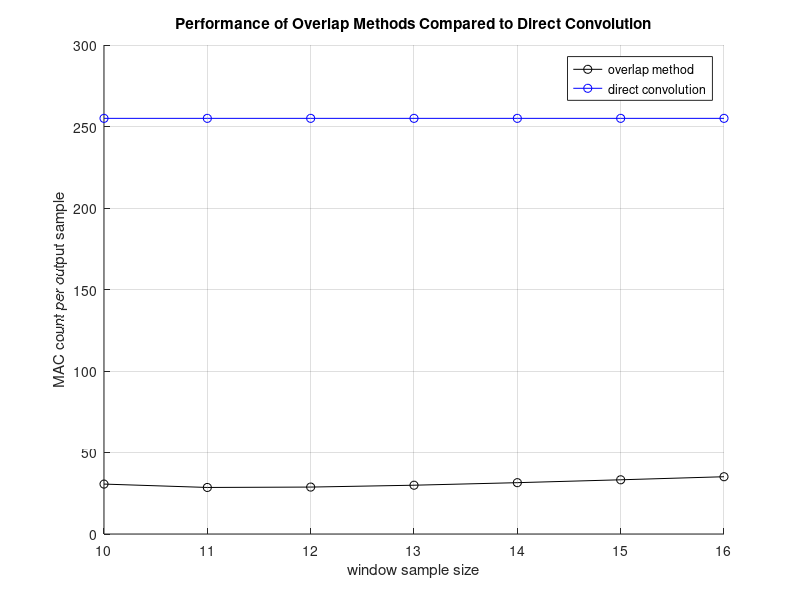

Write the MATLAB code that produced this figure. (Note: this script raises an error after producing the figure.)
%% varying window size

M = 255;
hold on
exponents = 10:16;
mac_count_overlap = zeros(1, length(exponents));

for k = 1:length(exponents)
    N = 2^exponents(k);
    mac_count_overlap(k) = (N+2*N*(log2(4*N)-1))/(N-M);
end
M_array = M*ones(1, length(exponents));
plot(exponents, mac_count_overlap, 'ko-')
plot(exponents, M_array, 'bo-')
grid on
legend('overlap method', 'direct convolution')
ylabel('MAC count per output sample')
xlabel('window sample size')
title('Performance of Overlap Methods Compared to Direct Convolution')
xtickformat('2^{%2d}')

%% varying UPR length
hold on
exponents = 11:16;
mac_count_overlap = zeros(1, length(exponents));

datamap = zeros(100, length(exponents));
for k = 1:length(exponents)
    for frc = 1:100
        N = 2^exponents(k);
        M = N*frc/100;
        datamap(frc, k) = (N+2*N*(log2(4*N)-1))/(N-M);
    end
end
datamap_log = 10*log10(datamap./max(datamap));
M_array = M*ones(1, length(exponents));d
imagesc(datamap)
colorbar
ylabel('UPR Length as a percentage of N')
xlabel('window sample size')
title('Performance of Overlap Methods Compared to Direct Convolution')
xtickformat('2^{%2d}')